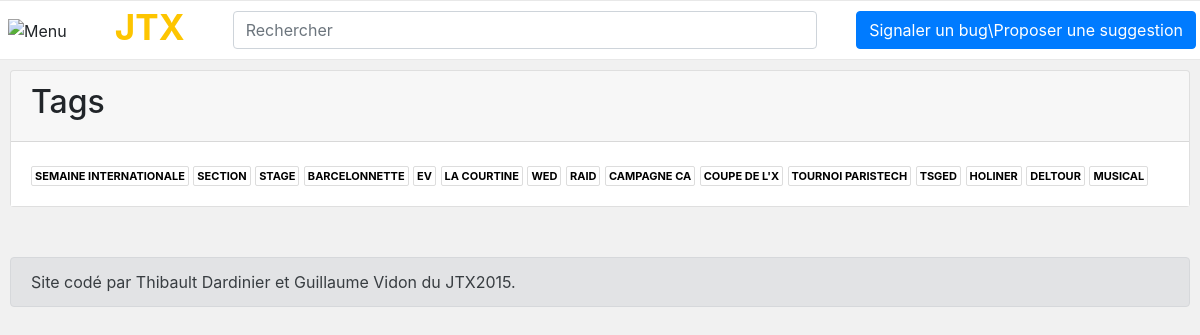
The page /tags/ (signed in) on the database its author committed.
### videos/models.py (models this page shows, shortened)
class Tag(models.Model):
    titre = models.CharField(max_length=100)

### videos/views/general.py (the view)
# urls.py: url(r'^tags/$', views.tags, name='tags'),
def tags(request):
    tags = Tag.objects.all()
    context = {
        'tags': tags,
    }
    return render(request, 'tags.html', context)

### videos/templatetags/app_filters.py (called while the page is built)
@register.filter(name='get_list')
def get_list(name):
    from videos.models import Category
    if name=='categories':
        return  Category.objects.all()

@register.filter(name='replace_opacity')
def replace_opacity(color_string,opa):
    l=color_string.split(',')
    l[-1]=opa+')'
    return ','.join(l)

### videos/templates/tags.html
{% extends 'base.html' %}
{% block body %}
{% if tags %}
<div class="card">
		<div class="card-header" >
		  <h2 class="">Tags </h2>
		</div>
		<div class="card-body container-fluid" style="background-color:white;">
			{% for t in tags %}
			<a class="tag"  href="{% url 'tag' t.id 1 %}">{{ t.titre }}</a>
			{% endfor %}
		</div>
</div>
{% endif %}
{% endblock %}

### videos/static/style.css (style rules this page uses)
a { outline: 0 !important; text-shadow: none !important; }
:-webkit-any-link { outline: 0 !important; text-decoration:none !important; }
body { overflow-y:scroll; }
body { background-color: #f1f1f1; }
.tag { color:black; text-transform:uppercase; font-weight:700; font-size: 11px; padding-top: 2px; padding-bottom: 2px; padding-left: 3px; padding-right:3px; border-style: solid; border-width: 1px; border-radius: 2px; border-color: #DDDDDD; color:black; text-decoration: none; }

### rows shown on the page
Tag: titre "SEMAINE INTERNATIONALE"
Tag: titre "SECTION"
Tag: titre "STAGE"
Tag: titre "BARCELONNETTE"
Tag: titre "EV"
Tag: titre "LA COURTINE"
Tag: titre "WED"
Tag: titre "RAID"
Tag: titre "CAMPAGNE CA"
Tag: titre "COUPE DE L'X"
Tag: titre "TOURNOI PARISTECH"
Tag: titre "TSGED"
Tag: titre "HOLINER"
Tag: titre "DELTOUR"
Tag: titre "MUSICAL"
